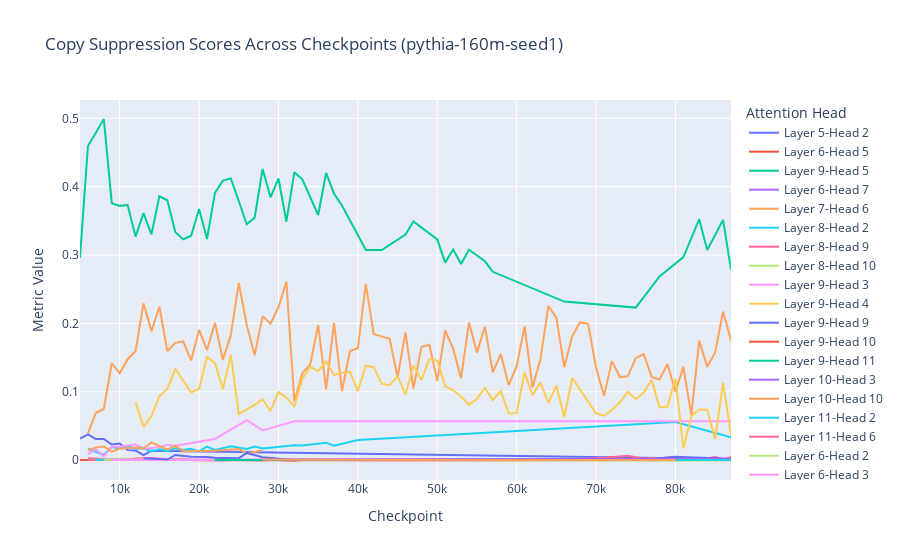

The code cell stored with this chart in its notebook:
### Markdown cell above
### Copy Suppression Metrics

### Code cell
copy_suppression_scores_df = plot_head_circuit_scores(MODEL_NAME, copy_suppression_scores, title= f'Copy Suppression Scores Across Checkpoints ({MODEL_NAME})')

### Figure 1 — Plotly figure (JSON) as saved in the notebook; plotly's stock layout.template omitted (floating-point values rounded to 4 significant figures)
{"data": [{"hovertemplate": "Layer-Head=Layer 5-Head 2<br>Checkpoint=%{x}<br>Metric Value=%{y}<extra></extra>", "legendgroup": "Layer 5-Head 2", "line": {"color": "#636efa", "dash": "solid"}, "marker": {"symbol": "circle"}, "mode": "lines", "name": "Layer 5-Head 2", "orientation": "h", "showlegend": true, "type": "scatter", "x": [5000, 6000, 7000, 8000, 9000, 10000, 11000, 12000, 13000, 14000, 87000], "xaxis": "x", "y": [0.03158, 0.03758, 0.03085, 0.03088, 0.02285, 0.02441, 0.01461, 0.01402, 0.00729, 0.01378, 0.00162], "yaxis": "y"}, {"hovertemplate": "Layer-Head=Layer 6-Head 5<br>Checkpoint=%{x}<br>Metric Value=%{y}<extra></extra>", "legendgroup": "Layer 6-Head 5", "line": {"color": "#EF553B", "dash": "solid"}, "marker": {"symbol": "circle"}, "mode": "lines", "name": "Layer 6-Head 5", "orientation": "h", "showlegend": true, "type": "scatter", "x": [5000, 6000, 7000, 8000, 9000, 10000, 11000, 12000, 13000, 14000, 22000, 28000, 87000], "xaxis": "x", "y": [1.404e-05, 1.226e-05, 1.076e-05, 9.461e-06, 2.312e-05, 1.168e-05, 1.299e-05, 9.51e-06, 3.691e-06, 8.394e-06, 3.007e-06, 1.115e-06, 3.331e-05], "yaxis": "y"}, {"hovertemplate": "Layer-Head=Layer 9-Head 5<br>Checkpoint=%{x}<br>Metric Value=%{y}<extra></extra>", "legendgroup": "Layer 9-Head 5", "line": {"color": "#00cc96", "dash": "solid"}, "marker": {"symbol": "circle"}, "mode": "lines", "name": "Layer 9-Head 5", "orientation": "h", "showlegend": true, "type": "scatter", "x": [5000, 6000, 7000, 8000, 9000, 10000, 11000, 12000, 13000, 14000, 15000, 16000, 17000, 18000, 19000, 20000, 21000, 22000, 23000, 24000, 25000, 26000, 27000, 28000, 29000, 30000, 31000, 32000, 33000, 35000, 36000, 37000, 38000, 41000, 43000, 46000, 47000, 50000, 51000, 52000, 53000, 54000, 56000, 57000, 66000, 75000, 78000, 81000, 83000, 84000, 86000, 87000], "xaxis": "x", "y": [0.2962, 0.4596, 0.4789, 0.499, 0.3759, 0.372, 0.3731, 0.3271, 0.3613, 0.3303, 0.3859, 0.3801, 0.3337, 0.3229, 0.3283, 0.3674, 0.3235, 0.391, 0.4089, 0.4121, 0.3791, 0.345, 0.3547, 0.4259, 0.3845, 0.412, 0.3488, 0.4212, 0.4108, 0.3586, 0.4201, 0.3897, 0.3725, 0.3073, 0.3073, 0.3301, 0.3493, 0.3228, 0.2889, 0.308, 0.2869, 0.3078, 0.2909, 0.2755, 0.2319, 0.2231, 0.2688, 0.2971, 0.3525, 0.3075, 0.3514, 0.2788], "yaxis": "y"}, {"hovertemplate": "Layer-Head=Layer 6-Head 7<br>Checkpoint=%{x}<br>Metric Value=%{y}<extra></extra>", "legendgroup": "Layer 6-Head 7", "line": {"color": "#ab63fa", "dash": "solid"}, "marker": {"symbol": "circle"}, "mode": "lines", "name": "Layer 6-Head 7", "orientation": "h", "showlegend": true, "type": "scatter", "x": [6000, 7000, 8000, 9000, 10000, 11000, 12000, 13000, 14000, 15000, 16000, 17000, 18000, 19000, 20000, 21000, 22000, 25000, 26000, 27000, 28000, 32000, 37000, 80000, 87000], "xaxis": "x", "y": [-9.032e-07, 7.045e-07, 2.921e-06, 1.016e-05, 1.05e-05, 1.464e-05, 2.583e-05, 2.72e-05, 1.7e-05, 1.074e-05, 1.502e-05, 1.314e-05, 0.0001208, 1.24e-05, -1.497e-06, 9.949e-07, 3.986e-05, 4.886e-05, 1.286e-05, 1.646e-05, -1.975e-06, 6.17e-07, 1.187e-05, 7.122e-05, 6.864e-05], "yaxis": "y"}, {"hovertemplate": "Layer-Head=Layer 7-Head 6<br>Checkpoint=%{x}<br>Metric Value=%{y}<extra></extra>", "legendgroup": "Layer 7-Head 6", "line": {"color": "#FFA15A", "dash": "solid"}, "marker": {"symbol": "circle"}, "mode": "lines", "name": "Layer 7-Head 6", "orientation": "h", "showlegend": true, "type": "scatter", "x": [6000, 7000, 8000, 9000, 10000, 11000, 12000, 13000, 14000, 15000, 16000, 17000, 18000, 19000, 20000, 21000, 22000, 23000, 24000, 25000, 26000, 27000, 28000, 29000, 30000, 31000, 32000, 33000, 34000, 35000, 36000, 37000, 38000, 39000, 40000, 41000, 42000, 43000, 44000, 45000, 46000, 47000, 48000, 49000, 50000, 51000, 52000, 53000, 54000, 55000, 56000, 57000, 58000, 59000, 60000, 61000, 62000, 63000, 64000, 65000, 66000, 67000, 68000, 69000, 70000, 71000, 72000, 73000, 74000, 75000, 76000, 77000, 78000, 79000, 80000, 81000, 82000, 83000, 84000, 85000, 86000, 87000], "xaxis": "x", "y": [0.03908, 0.06929, 0.07483, 0.1417, 0.127, 0.1476, 0.1596, 0.2294, 0.1887, 0.2244, 0.1595, 0.1716, 0.1736, 0.1458, 0.1906, 0.161, 0.2011, 0.1467, 0.1829, 0.2593, 0.1977, 0.1535, 0.2104, 0.1997, 0.2237, 0.2611, 0.08588, 0.1268, 0.1399, 0.1974, 0.1035, 0.2008, 0.1008, 0.1595, 0.1636, 0.2578, 0.1844, 0.1814, 0.1774, 0.1213, 0.1868, 0.1046, 0.1655, 0.1688, 0.1161, 0.1896, 0.163, 0.1198, 0.2015, 0.1573, 0.1954, 0.1284, 0.1551, 0.1096, 0.1374, 0.1956, 0.1064, 0.1478, 0.2257, 0.2085, 0.1359, 0.1815, 0.2018, 0.1993, 0.1356, 0.09397, 0.1449, 0.1215, 0.1226, 0.1492, 0.155, 0.1218, 0.118, 0.1404, 0.1002, 0.1366, 0.06612, 0.1748, 0.1367, 0.1571, 0.2173, 0.1751], "yaxis": "y"}, {"hovertemplate": "Layer-Head=Layer 8-Head 2<br>Checkpoint=%{x}<br>Metric Value=%{y}<extra></extra>", "legendgroup": "Layer 8-Head 2", "line": {"color": "#19d3f3", "dash": "solid"}, "marker": {"symbol": "circle"}, "mode": "lines", "name": "Layer 8-Head 2", "orientation": "h", "showlegend": true, "type": "scatter", "x": [6000, 7000, 8000, 9000, 10000, 11000, 12000, 13000, 14000, 15000, 16000, 17000, 18000, 19000, 20000, 21000, 22000, 24000, 25000, 26000, 27000, 28000, 32000, 33000, 36000, 37000, 40000, 43000, 80000, 87000], "xaxis": "x", "y": [0.01661, 0.01227, 0.007461, 0.01928, 0.01705, 0.02054, 0.01681, 0.01692, 0.01277, 0.01585, 0.0132, 0.01729, 0.01488, 0.01642, 0.01276, 0.01972, 0.01487, 0.02019, 0.01805, 0.01615, 0.01977, 0.01705, 0.0219, 0.02127, 0.02542, 0.02106, 0.02937, 0.03127, 0.05575, 0.03324], "yaxis": "y"}, {"hovertemplate": "Layer-Head=Layer 8-Head 9<br>Checkpoint=%{x}<br>Metric Value=%{y}<extra></extra>", "legendgroup": "Layer 8-Head 9", "line": {"color": "#FF6692", "dash": "solid"}, "marker": {"symbol": "circle"}, "mode": "lines", "name": "Layer 8-Head 9", "orientation": "h", "showlegend": true, "type": "scatter", "x": [6000, 7000, 8000, 9000, 10000, 11000, 12000, 13000, 14000, 15000, 16000, 17000, 18000, 19000, 20000, 21000, 22000, 23000, 24000, 25000, 26000, 27000, 28000, 29000, 30000, 32000, 33000, 40000, 63000, 65000, 66000, 67000, 71000, 74000, 75000, 76000, 77000, 78000, 80000, 81000, 82000, 83000, 84000, 85000, 86000, 87000], "xaxis": "x", "y": [0.002821, 0.002072, 0.001192, 0.001382, 0.001376, 0.001375, 0.0004665, 0.0009541, 0.001698, 0.0011, 0.0008902, 0.001544, 0.002097, 0.000373, 6.196e-06, -4.533e-05, -0.0005287, -0.0006901, 0.000493, 0.0001405, -0.0005101, -0.0003166, -0.0006078, 0.0006019, 8.035e-05, -0.001296, 0.0003718, -0.0001502, 0.0002017, 0.0006406, 0.000563, 0.0009485, 0.003309, 0.006411, 0.004133, 0.002101, 0.002941, 0.002643, 0.004457, 0.002564, 0.0008903, 0.0006515, 0.002488, 0.004548, 0.001344, 0.004168], "yaxis": "y"}, {"hovertemplate": "Layer-Head=Layer 8-Head 10<br>Checkpoint=%{x}<br>Metric Value=%{y}<extra></extra>", "legendgroup": "Layer 8-Head 10", "line": {"color": "#B6E880", "dash": "solid"}, "marker": {"symbol": "circle"}, "mode": "lines", "name": "Layer 8-Head 10", "orientation": "h", "showlegend": true, "type": "scatter", "x": [6000, 7000, 8000, 9000, 10000, 16000, 17000, 26000, 28000, 87000], "xaxis": "x", "y": [0.0009419, 0.0005546, 0.001443, 0.001554, 0.002505, 0.0008278, 0.0003512, 8.801e-05, 0.0005252, -0.0004741], "yaxis": "y"}, {"hovertemplate": "Layer-Head=Layer 9-Head 3<br>Checkpoint=%{x}<br>Metric Value=%{y}<extra></extra>", "legendgroup": "Layer 9-Head 3", "line": {"color": "#FF97FF", "dash": "solid"}, "marker": {"symbol": "circle"}, "mode": "lines", "name": "Layer 9-Head 3", "orientation": "h", "showlegend": true, "type": "scatter", "x": [6000, 7000, 8000, 9000, 10000, 12000, 13000, 15000, 16000, 17000, 18000, 22000, 26000, 28000, 32000, 87000], "xaxis": "x", "y": [0.008877, 0.01555, 0.005462, 0.01972, 0.01939, 0.02314, 0.01633, 0.01904, 0.02245, 0.02073, 0.023, 0.03098, 0.05859, 0.04356, 0.05694, 0.0567], "yaxis": "y"}, {"hovertemplate": "Layer-Head=Layer 9-Head 4<br>Checkpoint=%{x}<br>Metric Value=%{y}<extra></extra>", "legendgroup": "Layer 9-Head 4", "line": {"color": "#FECB52", "dash": "solid"}, "marker": {"symbol": "circle"}, "mode": "lines", "name": "Layer 9-Head 4", "orientation": "h", "showlegend": true, "type": "scatter", "x": [6000, 7000, 10000, 11000, 12000, 13000, 14000, 15000, 16000, 17000, 18000, 19000, 20000, 21000, 22000, 23000, 24000, 25000, 26000, 27000, 28000, 29000, 30000, 31000, 32000, 33000, 34000, 35000, 36000, 37000, 38000, 39000, 40000, 41000, 42000, 43000, 44000, 45000, 46000, 47000, 48000, 49000, 50000, 51000, 52000, 53000, 54000, 55000, 56000, 57000, 58000, 59000, 60000, 61000, 62000, 63000, 64000, 65000, 66000, 67000, 68000, 69000, 70000, 71000, 72000, 73000, 74000, 75000, 76000, 77000, 78000, 79000, 80000, 81000, 82000, 83000, 84000, 85000, 86000, 87000], "xaxis": "x", "y": [0.0001833, 0.0001847, 0.0001198, 0.0003313, 0.000306, 0.0002822, 0.0002979, 0.0002562, 0.000264, 0.0003144, 0.0005489, 0.0002697, 0.0003555, 0.000271, 0.0002444, 0.0002418, 0.0002341, 0.0002038, 0.0001345, 0.0002265, 0.0001983, 0.0002185, 0.0001373, 0.0002163, 0.0002292, 0.000266, 0.000179, 0.0001767, 0.0002153, 0.000192, 0.0002374, 0.0001693, 0.0001603, 0.0001765, 9.934e-05, 0.0002327, 0.0001745, 0.0001613, 0.0001879, 0.0001885, 0.0001691, 0.0001983, 0.0001606, 0.0002169, 0.0002168, 0.0002553, 0.0002811, 0.0002813, 0.0002761, 0.0002715, 0.0003783, 0.0001946, 0.0002628, 0.0001998, 0.0003014, 0.0001742, 0.0001934, 0.0003046, 0.0001867, 0.0003473, 0.0003033, 0.0003553, 0.0003035, 0.0002446, 0.0001935, 0.000115, 0.0001228, 9.709e-05, 9.303e-05, 4.674e-05, 0.0001934, 0.0001078, 3.766e-05, 5.382e-05, 2.709e-05, 8.165e-05, 0.0003017, 0.0001506, 1.338e-05, 5.736e-06], "yaxis": "y"}, {"hovertemplate": "Layer-Head=Layer 9-Head 9<br>Checkpoint=%{x}<br>Metric Value=%{y}<extra></extra>", "legendgroup": "Layer 9-Head 9", "line": {"color": "#636efa", "dash": "solid"}, "marker": {"symbol": "circle"}, "mode": "lines", "name": "Layer 9-Head 9", "orientation": "h", "showlegend": true, "type": "scatter", "x": [6000, 7000, 17000, 18000, 26000, 27000, 28000, 32000, 87000], "xaxis": "x", "y": [4.708e-05, 7.227e-05, 4.313e-05, 6.143e-05, 6.371e-05, 0.0002028, 0.0002123, 0.000293, 0.0005494], "yaxis": "y"}, {"hovertemplate": "Layer-Head=Layer 9-Head 10<br>Checkpoint=%{x}<br>Metric Value=%{y}<extra></extra>", "legendgroup": "Layer 9-Head 10", "line": {"color": "#EF553B", "dash": "solid"}, "marker": {"symbol": "circle"}, "mode": "lines", "name": "Layer 9-Head 10", "orientation": "h", "showlegend": true, "type": "scatter", "x": [6000, 7000, 8000, 9000, 10000, 17000, 18000, 19000, 20000, 21000, 22000, 23000, 24000, 25000, 26000, 27000, 28000, 29000, 30000, 31000, 32000, 33000, 34000, 35000, 36000, 37000, 38000, 39000, 40000, 41000, 43000, 45000, 46000, 47000, 52000, 53000, 56000, 57000, 63000, 65000, 66000, 67000, 70000, 71000, 72000, 73000, 74000, 75000, 76000, 77000, 78000, 79000, 80000, 81000, 82000, 83000, 84000, 85000, 86000, 87000], "xaxis": "x", "y": [0.0001093, 0.0001553, 0.0001682, 0.000219, 0.0002616, 0.0001651, 0.00011, 0.0002033, 0.0001147, 9.993e-05, 8.15e-05, 8.357e-05, 0.0001001, 0.0001022, 8.762e-05, 0.0001026, 7.285e-05, 6.15e-05, 4.963e-05, 4.454e-05, 6.985e-05, 6.77e-05, 8.452e-05, 0.0001269, 8.08e-05, 8.811e-05, 8.709e-05, 0.000105, 9.925e-05, 6.895e-05, 8.113e-05, 0.0001129, 9.702e-05, 0.0001117, 0.0001058, 8.45e-05, 0.0001169, 8.45e-05, 8.107e-05, 0.0001909, 0.0001178, 0.0001063, 0.000111, 0.0001069, 0.0001465, 6.245e-05, 0.0001464, 4.166e-05, 0.0001013, 9.973e-05, 0.0001088, 7.386e-05, -3.935e-05, 3.809e-05, 5.817e-06, 2.616e-05, 4.815e-05, -2.275e-05, 4.114e-05, 0.0001788], "yaxis": "y"}, {"hovertemplate": "Layer-Head=Layer 9-Head 11<br>Checkpoint=%{x}<br>Metric Value=%{y}<extra></extra>", "legendgroup": "Layer 9-Head 11", "line": {"color": "#00cc96", "dash": "solid"}, "marker": {"symbol": "circle"}, "mode": "lines", "name": "Layer 9-Head 11", "orientation": "h", "showlegend": true, "type": "scatter", "x": [6000, 7000, 8000, 9000, 10000, 11000, 12000, 13000, 14000, 15000, 16000, 17000, 18000, 19000, 20000, 21000, 22000, 25000, 26000, 28000, 32000, 80000, 87000], "xaxis": "x", "y": [9.53e-05, 0.0001169, 0.0001638, 0.0001014, 9.891e-05, 0.0001196, 7.506e-05, 7.942e-05, 7.402e-05, 5.018e-05, 3.835e-05, 5.66e-05, 4.943e-05, 4.403e-05, 5.13e-05, 8.493e-05, 4.777e-05, 5.804e-05, 5.008e-05, 3.21e-05, 5.773e-05, 0.0001118, 0.0001104], "yaxis": "y"}, {"hovertemplate": "Layer-Head=Layer 10-Head 3<br>Checkpoint=%{x}<br>Metric Value=%{y}<extra></extra>", "legendgroup": "Layer 10-Head 3", "line": {"color": "#ab63fa", "dash": "solid"}, "marker": {"symbol": "circle"}, "mode": "lines", "name": "Layer 10-Head 3", "orientation": "h", "showlegend": true, "type": "scatter", "x": [6000, 7000, 8000, 9000, 13000], "xaxis": "x", "y": [0.0005496, 0.0003985, 0.00046, 0.0004147, 0.0003761], "yaxis": "y"}, {"hovertemplate": "Layer-Head=Layer 10-Head 10<br>Checkpoint=%{x}<br>Metric Value=%{y}<extra></extra>", "legendgroup": "Layer 10-Head 10", "line": {"color": "#FFA15A", "dash": "solid"}, "marker": {"symbol": "circle"}, "mode": "lines", "name": "Layer 10-Head 10", "orientation": "h", "showlegend": true, "type": "scatter", "x": [6000, 7000, 8000, 9000, 10000, 11000, 12000, 13000, 14000, 16000, 17000, 18000, 22000, 25000, 26000, 28000], "xaxis": "x", "y": [0.01407, 0.01857, 0.01989, 0.01238, 0.01676, 0.01721, 0.0186, 0.01711, 0.02608, 0.01525, 0.02123, 0.01296, 0.01387, 0.01622, 0.009593, 0.01396], "yaxis": "y"}, {"hovertemplate": "Layer-Head=Layer 11-Head 2<br>Checkpoint=%{x}<br>Metric Value=%{y}<extra></extra>", "legendgroup": "Layer 11-Head 2", "line": {"color": "#19d3f3", "dash": "solid"}, "marker": {"symbol": "circle"}, "mode": "lines", "name": "Layer 11-Head 2", "orientation": "h", "showlegend": true, "type": "scatter", "x": [6000, 7000, 8000, 9000, 10000, 13000], "xaxis": "x", "y": [6.33e-05, 8.202e-05, 5.068e-05, 0.0001138, 0.0001063, 4.671e-05], "yaxis": "y"}, {"hovertemplate": "Layer-Head=Layer 11-Head 6<br>Checkpoint=%{x}<br>Metric Value=%{y}<extra></extra>", "legendgroup": "Layer 11-Head 6", "line": {"color": "#FF6692", "dash": "solid"}, "marker": {"symbol": "circle"}, "mode": "lines", "name": "Layer 11-Head 6", "orientation": "h", "showlegend": true, "type": "scatter", "x": [6000, 7000, 8000, 9000, 10000, 11000, 12000, 13000, 14000, 16000, 17000, 18000, 19000, 20000, 80000, 87000], "xaxis": "x", "y": [0.0001166, 0.0005131, 0.0004003, 0.0009927, 0.0001924, 0.0006167, 0.002243, 0.00252, 0.003184, 0.001215, 0.0009159, 0.0002871, -7.804e-05, -8.926e-05, 0.0008059, 0.0004572], "yaxis": "y"}, {"hovertemplate": "Layer-Head=Layer 6-Head 2<br>Checkpoint=%{x}<br>Metric Value=%{y}<extra></extra>", "legendgroup": "Layer 6-Head 2", "line": {"color": "#B6E880", "dash": "solid"}, "marker": {"symbol": "circle"}, "mode": "lines", "name": "Layer 6-Head 2", "orientation": "h", "showlegend": true, "type": "scatter", "x": [7000, 9000, 10000, 13000, 14000, 16000, 18000, 20000, 28000, 87000], "xaxis": "x", "y": [3.402e-06, 1.21e-07, -2.685e-07, -4.343e-07, 2.44e-07, -1.781e-07, -9.512e-08, -1.391e-06, -1.958e-06, 8.418e-07], "yaxis": "y"}, {"hovertemplate": "Layer-Head=Layer 6-Head 3<br>Checkpoint=%{x}<br>Metric Value=%{y}<extra></extra>", "legendgroup": "Layer 6-Head 3", "line": {"color": "#FF97FF", "dash": "solid"}, "marker": {"symbol": "circle"}, "mode": "lines", "name": "Layer 6-Head 3", "orientation": "h", "showlegend": true, "type": "scatter", "x": [7000, 87000], "xaxis": "x", "y": [0.0007261, 0.0007381], "yaxis": "y"}, {"hovertemplate": "Layer-Head=Layer 6-Head 9<br>Checkpoint=%{x}<br>Metric Value=%{y}<extra></extra>", "legendgroup": "Layer 6-Head 9", "line": {"color": "#FECB52", "dash": "solid"}, "marker": {"symbol": "circle"}, "mode": "lines", "name": "Layer 6-Head 9", "orientation": "h", "showlegend": true, "type": "scatter", "x": [7000, 8000, 9000], "xaxis": "x", "y": [2.784e-05, 1.624e-05, 1.829e-05], "yaxis": "y"}, {"hovertemplate": "Layer-Head=Layer 7-Head 7<br>Checkpoint=%{x}<br>Metric Value=%{y}<extra></extra>", "legendgroup": "Layer 7-Head 7", "line": {"color": "#636efa", "dash": "solid"}, "marker": {"symbol": "circle"}, "mode": "lines", "name": "Layer 7-Head 7", "orientation": "h", "showlegend": true, "type": "scatter", "x": [7000, 8000, 9000, 10000, 11000, 12000, 13000, 14000, 15000, 16000, 17000, 18000, 19000, 20000, 22000, 26000, 28000, 32000, 80000, 83000, 85000, 87000], "xaxis": "x", "y": [8.012e-05, 8.251e-05, 0.000169, 5.498e-05, 4.817e-05, 6.08e-05, 6.46e-05, 5.532e-05, 6.662e-05, 7.969e-05, 8.173e-05, 0.0001009, 0.0001394, 0.0001854, 0.0001991, 0.0001254, 0.0001476, 0.0001022, 0.0002114, 0.0001239, 0.0002091, 0.000228], "yaxis": "y"}, {"hovertemplate": "Layer-Head=Layer 7-Head 9<br>Checkpoint=%{x}<br>Metric Value=%{y}<extra></extra>", "legendgroup": "Layer 7-Head 9", "line": {"color": "#EF553B", "dash": "solid"}, "marker": {"symbol": "circle"}, "mode": "lines", "name": "Layer 7-Head 9", "orientation": "h", "showlegend": true, "type": "scatter", "x": [7000, 8000, 9000, 10000, 13000, 15000, 17000, 18000, 19000, 20000, 22000, 25000, 26000, 28000, 32000, 37000, 43000, 46000, 53000, 65000, 77000, 80000, 81000, 85000, 87000], "xaxis": "x", "y": [2.591e-05, 3.222e-05, 1.871e-05, 1.928e-05, 1.907e-05, 4.763e-05, 9.466e-06, 1.665e-05, 3.477e-05, 1.149e-05, 2.3e-05, 2.099e-05, 4.491e-05, 6.957e-06, 3.869e-06, 1.754e-06, 2.591e-06, 1.775e-05, 2.428e-05, 6.919e-05, 3.438e-05, 4.609e-05, 3.803e-05, 4.358e-05, 4.011e-05], "yaxis": "y"}, {"hovertemplate": "Layer-Head=Layer 9-Head 1<br>Checkpoint=%{x}<br>Metric Value=%{y}<extra></extra>", "legendgroup": "Layer 9-Head 1", "line": {"color": "#00cc96", "dash": "solid"}, "marker": {"symbol": "circle"}, "mode": "lines", "name": "Layer 9-Head 1", "orientation": "h", "showlegend": true, "type": "scatter", "x": [7000, 10000, 11000, 12000, 13000, 14000, 15000, 16000, 17000, 18000, 19000, 20000, 21000, 22000, 23000, 24000, 25000, 26000, 27000, 28000, 29000, 30000, 31000, 32000, 33000, 34000, 35000, 36000, 37000, 38000, 39000, 40000, 41000, 42000, 43000, 44000, 45000, 46000, 47000, 48000, 49000, 50000, 51000, 52000, 53000, 54000, 55000, 56000, 57000, 59000, 60000, 61000, 62000, 63000, 64000, 65000, 66000, 67000, 68000, 69000, 70000, 71000, 72000, 73000, 74000, 75000, 76000, 77000, 78000, 79000, 80000, 81000, 82000, 83000, 84000, 85000, 86000, 87000], "xaxis": "x", "y": [0.0001452, 0.0003012, 0.0002507, 0.0001606, 0.0002155, 0.0001346, 0.0001324, 0.0001131, 0.0001239, 0.0001779, 0.0001653, 0.0001257, 0.0001328, 0.0001351, 0.0001652, 0.0001327, 0.0002279, 0.0001759, 0.000293, 0.0002004, 0.0002278, 0.000247, 0.00017, 0.0002712, 0.0002994, 0.0001813, 0.0002419, 0.0002184, 0.0002557, 0.0002261, 0.0002253, 0.0003498, 0.0002235, 0.0002046, 0.0001835, 0.0002582, 0.0001963, 0.0001854, 0.0002133, 0.0003237, 0.0002256, 0.0003147, 0.0002791, 0.0003175, 0.0003068, 0.0002819, 0.0003604, 0.0002941, 0.000416, 0.0003819, 0.0003631, 0.0003946, 0.0005306, 0.0003432, 0.0003903, 0.0003873, 0.0004425, 0.0003897, 0.0003321, 0.0004524, 0.0003703, 0.0003564, 0.0002909, 0.0002405, 0.0001324, 0.0001242, 0.0001358, 0.0001245, 0.0001147, 0.0001651, 9.327e-05, 0.0001109, 6.251e-05, 7.724e-05, 4.157e-05, 0.0001371, 0.0001124, 5.647e-05], "yaxis": "y"}, {"hovertemplate": "Layer-Head=Layer 9-Head 7<br>Checkpoint=%{x}<br>Metric Value=%{y}<extra></extra>", "legendgroup": "Layer 9-Head 7", "line": {"color": "#ab63fa", "dash": "solid"}, "marker": {"symbol": "circle"}, "mode": "lines", "name": "Layer 9-Head 7", "orientation": "h", "showlegend": true, "type": "scatter", "x": [7000, 13000, 22000, 28000, 87000], "xaxis": "x", "y": [0.0001032, 0.0001652, 0.000115, 8.573e-05, 0.0001847], "yaxis": "y"}, {"hovertemplate": "Layer-Head=Layer 10-Head 11<br>Checkpoint=%{x}<br>Metric Value=%{y}<extra></extra>", "legendgroup": "Layer 10-Head 11", "line": {"color": "#FFA15A", "dash": "solid"}, "marker": {"symbol": "circle"}, "mode": "lines", "name": "Layer 10-Head 11", "orientation": "h", "showlegend": true, "type": "scatter", "x": [7000, 87000], "xaxis": "x", "y": [0.0002741, 4.644e-05], "yaxis": "y"}, {"hovertemplate": "Layer-Head=Layer 11-Head 0<br>Checkpoint=%{x}<br>Metric Value=%{y}<extra></extra>", "legendgroup": "Layer 11-Head 0", "line": {"color": "#19d3f3", "dash": "solid"}, "marker": {"symbol": "circle"}, "mode": "lines", "name": "Layer 11-Head 0", "orientation": "h", "showlegend": true, "type": "scatter", "x": [7000, 9000], "xaxis": "x", "y": [0.000363, -6.281e-06], "yaxis": "y"}, {"hovertemplate": "Layer-Head=Layer 9-Head 8<br>Checkpoint=%{x}<br>Metric Value=%{y}<extra></extra>", "legendgroup": "Layer 9-Head 8", "line": {"color": "#FF6692", "dash": "solid"}, "marker": {"symbol": "circle"}, "mode": "lines", "name": "Layer 9-Head 8", "orientation": "h", "showlegend": true, "type": "scatter", "x": [8000, 9000, 10000, 11000, 12000, 13000, 14000, 15000, 16000, 17000, 18000, 19000, 20000, 21000, 22000, 23000, 24000, 25000, 26000, 27000, 28000, 29000, 30000, 31000, 32000, 33000, 34000, 35000, 36000, 37000, 38000, 39000, 40000, 41000, 43000, 46000, 53000, 65000, 66000, 67000, 70000, 71000, 72000, 73000, 74000, 75000, 76000, 77000, 78000, 79000, 80000, 81000, 83000, 84000, 85000, 86000, 87000], "xaxis": "x", "y": [6.727e-05, 9.04e-05, 7.172e-05, 6.353e-05, 5.22e-05, 8.79e-05, 7.148e-05, 7.444e-05, 0.0001211, 0.0002262, 0.0001018, 0.0001769, 0.0001016, 0.0001136, 5.032e-05, 6.939e-05, 4.749e-05, 4.163e-05, 4.955e-05, 0.000108, 6.565e-05, 2.779e-05, 4.789e-05, 3.308e-05, 2.365e-05, 5.32e-05, 0.0001721, 1.385e-05, 2.809e-05, 2.653e-05, 3.352e-05, 3.899e-05, 2.41e-05, 1.9e-05, 5.969e-05, 2.336e-05, 4.075e-05, 1.251e-05, 1.972e-05, 2.236e-05, 2.015e-05, 2.17e-05, 3.522e-05, 5.038e-05, 0.0004348, 8.25e-05, 6.423e-05, 1.509e-06, 2.401e-05, 2.031e-05, -1.761e-06, 3.142e-05, 1.04e-05, -1.151e-06, 1.274e-05, 3.956e-05, 2.332e-06], "yaxis": "y"}, {"hovertemplate": "Layer-Head=Layer 10-Head 8<br>Checkpoint=%{x}<br>Metric Value=%{y}<extra></extra>", "legendgroup": "Layer 10-Head 8", "line": {"color": "#B6E880", "dash": "solid"}, "marker": {"symbol": "circle"}, "mode": "lines", "name": "Layer 10-Head 8", "orientation": "h", "showlegend": true, "type": "scatter", "x": [8000, 9000, 10000, 11000, 12000, 13000, 14000, 15000, 16000, 17000, 18000, 19000, 20000, 21000, 22000, 23000, 24000, 25000, 26000, 27000, 28000, 29000, 30000, 31000, 32000, 33000, 34000, 35000, 36000, 37000, 38000, 39000, 40000, 41000, 43000, 44000, 45000, 46000, 47000, 48000, 51000, 52000, 53000, 54000, 63000, 65000, 66000, 67000, 70000, 76000, 77000, 79000, 80000, 81000, 83000, 84000, 85000, 87000], "xaxis": "x", "y": [0.0004357, 0.000104, -0.0001375, 0.000379, 0.0005038, 0.0001264, 0.0004581, 0.0005589, -4.49e-05, 0.0006091, 0.0009852, 0.0003959, 7.952e-05, 0.0005072, 0.0004378, 0.000276, -8.078e-05, -0.0001769, 0.000217, 0.0001091, 8.284e-05, -3.434e-05, 0.0002375, 8.695e-05, 0.0001372, -3.717e-05, 0.0001382, 0.0002193, 0.0002117, 0.00022, 0.0007211, 0.0002068, 0.0001129, 0.0001978, 0.0001364, 7.638e-05, 0.0002877, 0.0003751, 0.0001542, 0.0003195, 0.0001762, -5.284e-05, 0.0003069, 0.0003833, 9.383e-05, 0.0006813, 0.0004854, 0.0003018, 0.0004008, 7.957e-05, 0.000263, -6.167e-05, 0.0002172, 4.995e-05, 9.293e-05, 8.615e-05, 0.0002169, 1.68e-05], "yaxis": "y"}, {"hovertemplate": "Layer-Head=Layer 10-Head 9<br>Checkpoint=%{x}<br>Metric Value=%{y}<extra></extra>", "legendgroup": "Layer 10-Head 9", "line": {"color": "#FF97FF", "dash": "solid"}, "marker": {"symbol": "circle"}, "mode": "lines", "name": "Layer 10-Head 9", "orientation": "h", "showlegend": true, "type": "scatter", "x": [9000, 10000, 12000, 13000, 14000, 15000, 16000, 17000, 18000, 19000, 20000, 21000, 22000, 24000, 25000, 26000, 27000, 28000, 32000, 33000, 37000, 38000, 43000, 46000, 53000, 80000, 84000, 85000, 87000], "xaxis": "x", "y": [0.0001314, 9.02e-05, 9.399e-05, 6.305e-05, 3.676e-05, 5.606e-05, 5.143e-05, 8.614e-05, 8.922e-05, 6.511e-05, 0.0001164, 0.0001611, 0.0001009, 9.914e-05, 8.592e-05, 8.082e-05, 9.209e-05, 0.0001132, 0.0001039, 0.0001293, 8.614e-05, 9.429e-05, 0.0001408, 8.243e-05, 7.919e-05, 4.976e-07, -2.123e-06, -1.717e-06, -9.298e-07], "yaxis": "y"}, {"hovertemplate": "Layer-Head=Layer 9-Head 6<br>Checkpoint=%{x}<br>Metric Value=%{y}<extra></extra>", "legendgroup": "Layer 9-Head 6", "line": {"color": "#FECB52", "dash": "solid"}, "marker": {"symbol": "circle"}, "mode": "lines", "name": "Layer 9-Head 6", "orientation": "h", "showlegend": true, "type": "scatter", "x": [12000, 13000, 14000, 15000, 16000, 17000, 18000, 19000, 20000, 21000, 22000, 23000, 24000, 25000, 26000, 27000, 28000, 29000, 30000, 31000, 32000, 33000, 34000, 35000, 36000, 37000, 38000, 39000, 40000, 41000, 42000, 43000, 44000, 45000, 46000, 47000, 48000, 49000, 50000, 51000, 52000, 53000, 54000, 55000, 56000, 57000, 58000, 59000, 60000, 61000, 62000, 63000, 64000, 65000, 66000, 67000, 70000, 71000, 72000, 73000, 74000, 75000, 76000, 77000, 78000, 79000, 80000, 81000, 82000, 83000, 84000, 85000, 86000, 87000], "xaxis": "x", "y": [0.08506, 0.04873, 0.06454, 0.09365, 0.104, 0.1336, 0.1165, 0.09894, 0.1042, 0.1511, 0.1419, 0.1039, 0.1541, 0.06767, 0.07406, 0.08085, 0.08925, 0.0716, 0.09952, 0.09169, 0.07817, 0.1187, 0.1366, 0.1302, 0.1441, 0.1246, 0.1278, 0.1292, 0.1012, 0.1381, 0.136, 0.1119, 0.1095, 0.1228, 0.0958, 0.1387, 0.117, 0.148, 0.1452, 0.1084, 0.1022, 0.09317, 0.08122, 0.08955, 0.1055, 0.08792, 0.1012, 0.06823, 0.06872, 0.1287, 0.09478, 0.1139, 0.08378, 0.109, 0.06281, 0.1202, 0.06834, 0.06487, 0.07379, 0.08417, 0.1001, 0.08899, 0.09845, 0.1174, 0.07723, 0.07849, 0.1194, 0.01734, 0.06409, 0.07394, 0.07374, 0.03099, 0.1134, 0.03635], "yaxis": "y"}, {"hovertemplate": "Layer-Head=Layer 9-Head 2<br>Checkpoint=%{x}<br>Metric Value=%{y}<extra></extra>", "legendgroup": "Layer 9-Head 2", "line": {"color": "#636efa", "dash": "solid"}, "marker": {"symbol": "circle"}, "mode": "lines", "name": "Layer 9-Head 2", "orientation": "h", "showlegend": true, "type": "scatter", "x": [13000, 16000, 17000, 18000, 19000, 21000, 22000, 25000, 26000, 28000, 32000, 77000, 80000, 85000, 87000], "xaxis": "x", "y": [0.002768, 0.0008091, 0.007493, 0.006577, 0.005026, 0.004427, 0.003456, 0.002577, 0.01053, 0.004209, 0.0001893, 0.001768, 0.004937, 0.002611, 0.001755], "yaxis": "y"}, {"hovertemplate": "Layer-Head=Layer 8-Head 11<br>Checkpoint=%{x}<br>Metric Value=%{y}<extra></extra>", "legendgroup": "Layer 8-Head 11", "line": {"color": "#EF553B", "dash": "solid"}, "marker": {"symbol": "circle"}, "mode": "lines", "name": "Layer 8-Head 11", "orientation": "h", "showlegend": true, "type": "scatter", "x": [22000, 25000, 26000, 27000, 28000, 32000, 33000, 35000, 36000, 37000, 38000, 39000, 40000, 43000, 46000, 53000, 66000, 71000, 87000], "xaxis": "x", "y": [0.0002282, 5.963e-05, 5.57e-05, 0.0001417, 6.853e-05, 8.345e-05, 5.646e-05, 0.0001317, 1.341e-05, 0.0001343, -3.203e-05, -9.956e-05, 2.711e-05, -9.388e-05, -2.654e-05, -2.595e-05, -8.483e-06, -4.072e-05, 4.4e-07], "yaxis": "y"}, {"hovertemplate": "Layer-Head=Layer 10-Head 7<br>Checkpoint=%{x}<br>Metric Value=%{y}<extra></extra>", "legendgroup": "Layer 10-Head 7", "line": {"color": "#00cc96", "dash": "solid"}, "marker": {"symbol": "circle"}, "mode": "lines", "name": "Layer 10-Head 7", "orientation": "h", "showlegend": true, "type": "scatter", "x": [22000, 24000, 25000, 26000, 27000, 28000, 29000, 30000, 32000, 33000, 34000, 35000, 36000, 37000, 38000, 39000, 40000, 41000, 42000, 43000, 45000, 46000, 47000, 50000, 51000, 52000, 53000, 54000, 55000, 56000, 57000, 58000, 63000, 65000, 66000, 67000, 77000, 80000, 87000], "xaxis": "x", "y": [0.0001407, 9.804e-05, 0.0001231, 0.0001418, 0.0001203, 0.0001114, 0.0001714, 0.0001535, 0.0001469, 0.0001889, 0.0001598, 0.0001, 0.0002053, 0.0002117, 0.0001781, 0.0001835, 0.0002134, 0.0002647, 0.0001966, 0.000142, 0.0001282, 0.0001641, 0.0002036, 0.0001794, 0.0001669, 0.0001062, 0.0001909, 0.0002497, 0.0003414, 0.0002531, 0.0003387, 0.0002086, 0.0001706, 0.0003121, 0.0002816, 0.0001808, 4.699e-05, 0.0002374, 9.408e-05], "yaxis": "y"}, {"hovertemplate": "Layer-Head=Layer 8-Head 5<br>Checkpoint=%{x}<br>Metric Value=%{y}<extra></extra>", "legendgroup": "Layer 8-Head 5", "line": {"color": "#ab63fa", "dash": "solid"}, "marker": {"symbol": "circle"}, "mode": "lines", "name": "Layer 8-Head 5", "orientation": "h", "showlegend": true, "type": "scatter", "x": [28000, 87000], "xaxis": "x", "y": [0.0007939, 0.001647], "yaxis": "y"}, {"hovertemplate": "Layer-Head=Layer 9-Head 0<br>Checkpoint=%{x}<br>Metric Value=%{y}<extra></extra>", "legendgroup": "Layer 9-Head 0", "line": {"color": "#FFA15A", "dash": "solid"}, "marker": {"symbol": "circle"}, "mode": "lines", "name": "Layer 9-Head 0", "orientation": "h", "showlegend": true, "type": "scatter", "x": [28000, 43000, 53000, 71000, 72000, 73000, 74000, 75000, 76000, 77000, 78000, 79000, 80000, 81000, 82000, 83000, 85000, 86000, 87000], "xaxis": "x", "y": [0.0008238, 0.000123, 0.0001636, 0.0001156, 8.501e-05, 5.848e-05, 0.0001057, 7.28e-05, 8.949e-05, 0.000142, 4.314e-05, 4.382e-05, 4.912e-05, 1.21e-05, 1.414e-05, 1.808e-05, 1.838e-06, 6.836e-06, 4.378e-05], "yaxis": "y"}, {"hovertemplate": "Layer-Head=Layer 8-Head 6<br>Checkpoint=%{x}<br>Metric Value=%{y}<extra></extra>", "legendgroup": "Layer 8-Head 6", "line": {"color": "#19d3f3", "dash": "solid"}, "marker": {"symbol": "circle"}, "mode": "lines", "name": "Layer 8-Head 6", "orientation": "h", "showlegend": true, "type": "scatter", "x": [80000, 85000, 87000], "xaxis": "x", "y": [2.883e-06, 4.313e-06, 2.3e-06], "yaxis": "y"}, {"hovertemplate": "Layer-Head=Layer 3-Head 4<br>Checkpoint=%{x}<br>Metric Value=%{y}<extra></extra>", "legendgroup": "Layer 3-Head 4", "line": {"color": "#FF6692", "dash": "solid"}, "marker": {"symbol": "circle"}, "mode": "lines", "name": "Layer 3-Head 4", "orientation": "h", "showlegend": true, "type": "scatter", "x": [87000], "xaxis": "x", "y": [0.0002567], "yaxis": "y"}, {"hovertemplate": "Layer-Head=Layer 6-Head 8<br>Checkpoint=%{x}<br>Metric Value=%{y}<extra></extra>", "legendgroup": "Layer 6-Head 8", "line": {"color": "#B6E880", "dash": "solid"}, "marker": {"symbol": "circle"}, "mode": "lines", "name": "Layer 6-Head 8", "orientation": "h", "showlegend": true, "type": "scatter", "x": [87000], "xaxis": "x", "y": [0.01654], "yaxis": "y"}, {"hovertemplate": "Layer-Head=Layer 6-Head 11<br>Checkpoint=%{x}<br>Metric Value=%{y}<extra></extra>", "legendgroup": "Layer 6-Head 11", "line": {"color": "#FF97FF", "dash": "solid"}, "marker": {"symbol": "circle"}, "mode": "lines", "name": "Layer 6-Head 11", "orientation": "h", "showlegend": true, "type": "scatter", "x": [87000], "xaxis": "x", "y": [0.0008791], "yaxis": "y"}, {"hovertemplate": "Layer-Head=Layer 8-Head 0<br>Checkpoint=%{x}<br>Metric Value=%{y}<extra></extra>", "legendgroup": "Layer 8-Head 0", "line": {"color": "#FECB52", "dash": "solid"}, "marker": {"symbol": "circle"}, "mode": "lines", "name": "Layer 8-Head 0", "orientation": "h", "showlegend": true, "type": "scatter", "x": [87000], "xaxis": "x", "y": [0.09819], "yaxis": "y"}, {"hovertemplate": "Layer-Head=Layer 8-Head 3<br>Checkpoint=%{x}<br>Metric Value=%{y}<extra></extra>", "legendgroup": "Layer 8-Head 3", "line": {"color": "#636efa", "dash": "solid"}, "marker": {"symbol": "circle"}, "mode": "lines", "name": "Layer 8-Head 3", "orientation": "h", "showlegend": true, "type": "scatter", "x": [87000], "xaxis": "x", "y": [-0.001012], "yaxis": "y"}, {"hovertemplate": "Layer-Head=Layer 8-Head 7<br>Checkpoint=%{x}<br>Metric Value=%{y}<extra></extra>", "legendgroup": "Layer 8-Head 7", "line": {"color": "#EF553B", "dash": "solid"}, "marker": {"symbol": "circle"}, "mode": "lines", "name": "Layer 8-Head 7", "orientation": "h", "showlegend": true, "type": "scatter", "x": [87000], "xaxis": "x", "y": [-1.987e-07], "yaxis": "y"}, {"hovertemplate": "Layer-Head=Layer 8-Head 8<br>Checkpoint=%{x}<br>Metric Value=%{y}<extra></extra>", "legendgroup": "Layer 8-Head 8", "line": {"color": "#00cc96", "dash": "solid"}, "marker": {"symbol": "circle"}, "mode": "lines", "name": "Layer 8-Head 8", "orientation": "h", "showlegend": true, "type": "scatter", "x": [87000], "xaxis": "x", "y": [1.204e-05], "yaxis": "y"}, {"hovertemplate": "Layer-Head=Layer 11-Head 8<br>Checkpoint=%{x}<br>Metric Value=%{y}<extra></extra>", "legendgroup": "Layer 11-Head 8", "line": {"color": "#ab63fa", "dash": "solid"}, "marker": {"symbol": "circle"}, "mode": "lines", "name": "Layer 11-Head 8", "orientation": "h", "showlegend": true, "type": "scatter", "x": [87000], "xaxis": "x", "y": [0.0002066], "yaxis": "y"}, {"hovertemplate": "Layer-Head=Layer 11-Head 9<br>Checkpoint=%{x}<br>Metric Value=%{y}<extra></extra>", "legendgroup": "Layer 11-Head 9", "line": {"color": "#FFA15A", "dash": "solid"}, "marker": {"symbol": "circle"}, "mode": "lines", "name": "Layer 11-Head 9", "orientation": "h", "showlegend": true, "type": "scatter", "x": [87000], "xaxis": "x", "y": [4.85e-05], "yaxis": "y"}, {"hovertemplate": "Layer-Head=Layer 11-Head 10<br>Checkpoint=%{x}<br>Metric Value=%{y}<extra></extra>", "legendgroup": "Layer 11-Head 10", "line": {"color": "#19d3f3", "dash": "solid"}, "marker": {"symbol": "circle"}, "mode": "lines", "name": "Layer 11-Head 10", "orientation": "h", "showlegend": true, "type": "scatter", "x": [87000], "xaxis": "x", "y": [2.238e-06], "yaxis": "y"}], "layout": {"legend": {"title": {"text": "Attention Head"}, "tracegroupgap": 0}, "title": {"text": "Copy Suppression Scores Across Checkpoints (pythia-160m-seed1)"}, "xaxis": {"anchor": "y", "domain": [0, 1], "title": {"text": "Checkpoint"}}, "yaxis": {"anchor": "x", "domain": [0, 1], "title": {"text": "Metric Value"}}}}
